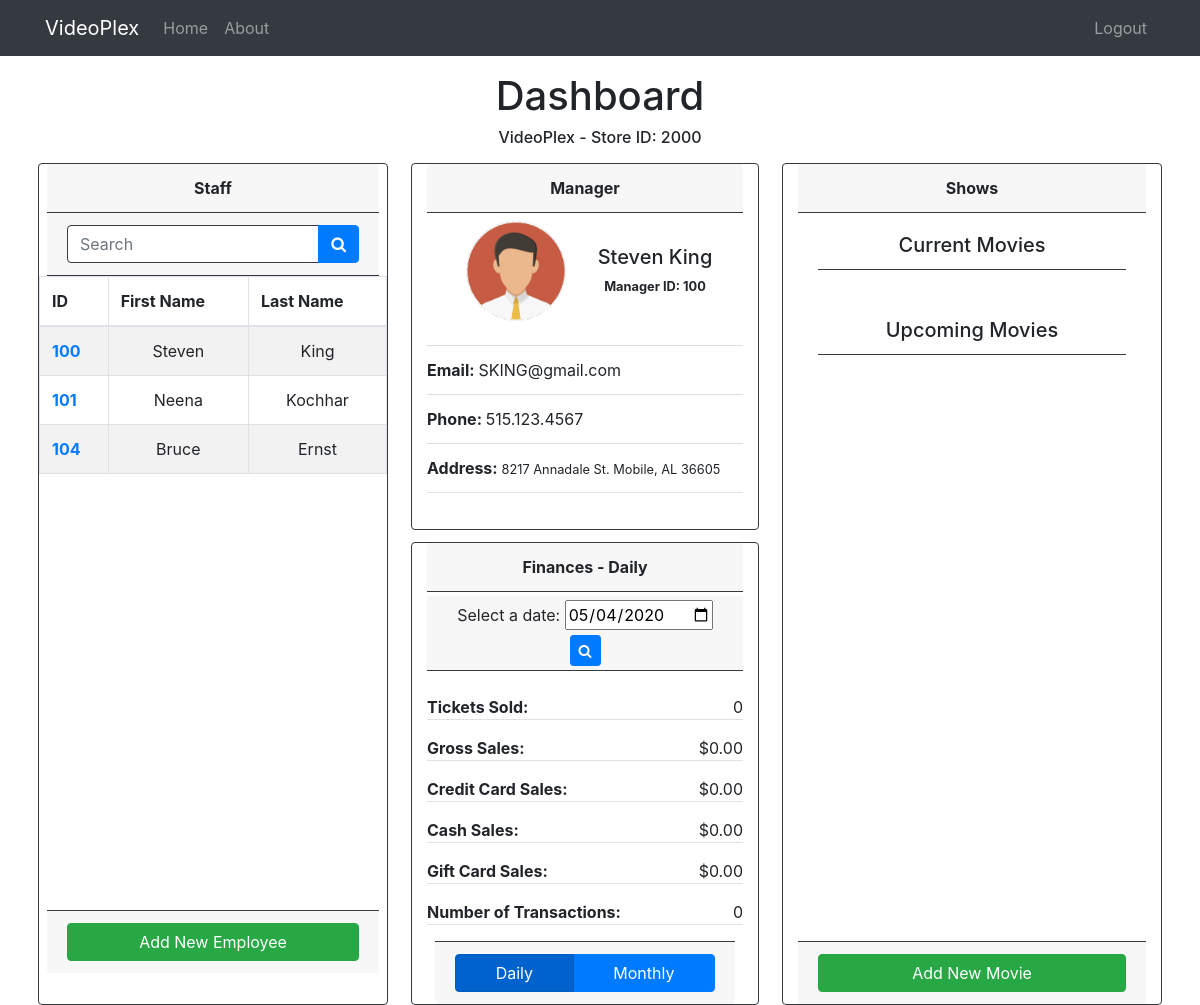
Before: /cinemas/index/2000 (signed in) with the older database file.
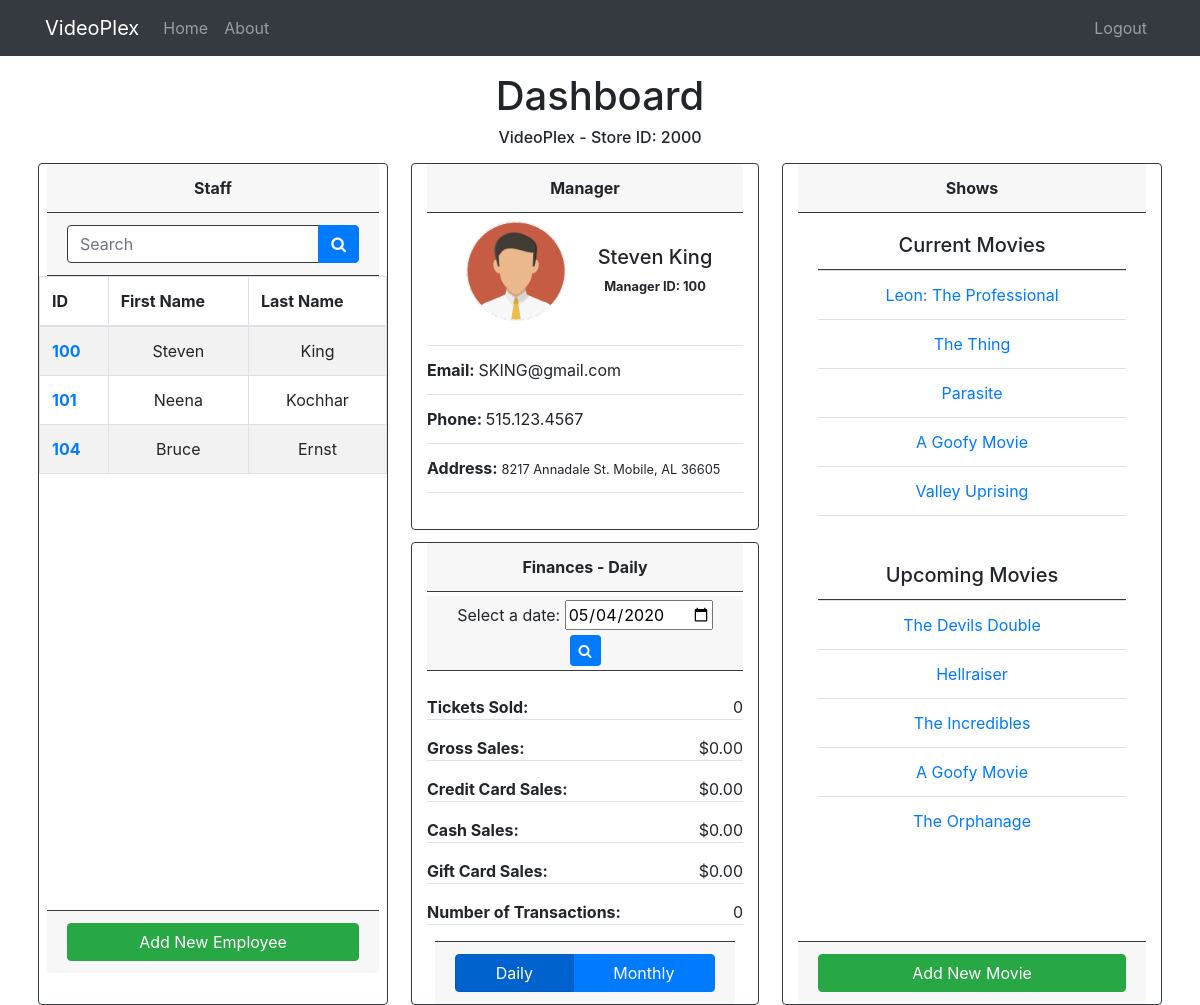
After: the same page with the newer database file.
### tables this page shows
CREATE TABLE employee (
    employee_id INT(6) AUTO_INCREMENT,
    first_name VARCHAR(256) NOT NULL,
    last_name VARCHAR(256) NOT NULL,
    email VARCHAR(256) NOT NULL UNIQUE,
    phone VARCHAR(20) NOT NULL,
    birthdate DATE NOT NULL,
    salary INT CHECK (salary > 0),
    hire_date DATE NOT NULL,
    ssn INT(9) NOT NULL,
    address_id INT (6),
    store_number INT(6),
    manager_id INT(6),
    PRIMARY KEY (employee_id),
    FOREIGN KEY (address_id) References address (address_id),
    FOREIGN KEY (store_number) References cinema (cinema_id)
);

CREATE TABLE movie (
    movie_id INT(6) AUTO_INCREMENT,
    movie_name VARCHAR(256) NOT NULL,
    duration INT(5),
    rating_mpaa CHAR(4),
    rating_imdb DECIMAL(4, 2),
    director VARCHAR(30) NOT NULL,
    genre VARCHAR(20),
    start_date DATE,
    end_date DATE,
    PRIMARY KEY (movie_id)
);

### app/views/cinemas/index.php (the view, shortened to what the changed rows need)
<?php require APPROOT . '/views/inc/header.php'; ?>
    <h1 class="text-center">Dashboard</h1>
    <h6 class="text-center">VideoPlex - Store ID: <?php echo $data['cinema_id']; ?></h6>
    <div class="row">
        <div class="col card mx-2 px-0 border-dark">
            <div class="mx-2">
                <p class="card-header text-center border-dark"><strong>Staff</strong></p>
                <form class="card-header border-dark" action="<?php echo URLROOT; ?>/cinemas/<?php echo $data['cinema_id']; ?>" method="post">
                    <div class="input-group mb-0">
                    <input name="search_name" type="text" class="form-control border-bottom border-top border-dark" placeholder="Search" aria-label="Search" aria-describedby="basic-addon2">
                    <div class="input-group-append">
                        <button class="btn btn-primary" type="submit"><i class="fa fa-search"></i></button>
                    </div>
                    </div>
                </form>
            </div>
            <div class="table-wrapper-scroll-y custom-scrollbar">
                <table class="table table-bordered table-striped mb-0">
                    <thead>
                        <tr>
                            <th scope="col">ID</th>
                            <th scope="col">First Name</th>
                            <th scope="col">Last Name</th>
                        </tr>
                    </thead>
                    <?php foreach($data['employees'] as $employee) : ?>
                        <tr>
                            <th scope="row"><a href="<?php echo URLROOT; ?>/cinemas/view_employee/<?php echo $data['cinema_id']; ?>/<?php echo $employee->employee_id; ?>"><?php echo $employee->employee_id?></a></th>
                            <td class="text-center"><?php echo $employee->first_name?></td>
                            <td class="text-center"><?php echo $employee->last_name?></td>
                        </tr>
                    <?php endforeach; ?>
                </table>
            </div>
            <div class="mx-2">
                <div class="card-footer border-dark">
                    <a href="<?php echo URLROOT; ?>/cinemas/modify/<?php echo $data['cinema_id']; ?>/<?php echo $data['manager']['id']; ?>" class="btn btn-success w-100">Add New Employee </a>
                </div>
            </div>
        </div>
        <div class="col">
            <div class="card-columns d-flex flex-column justify-content-center">
                <div class="col card border-dark">
                    <div class="card-container">
                        <p class="card-header mb-2 text-center border-dark"><strong>Manager</strong></p>
                        <div class="manager-container">
                            <div class="d-flex justify-content-center">
                                <div class="rounded-circle overflow-hidden mx-2 custom-circle-image">
                                    <img class="w-100 h-100" src="<?php echo URLROOT; ?>/public/img/profile-icon.png" alt="Card image cap">
                                </div>
                                <div class="d-flex flex-column">
                                    <h5 class="ml-4 mt-3 mb-1 mt-4"><?php echo $data['manager']['name']; ?></h5>
                                    <p class="text-center"><small class="font-weight-bold ml-4">Manager ID: <?php echo $data['manager']['id'] ?></small></p>
                                </div>
                            </div>
                            <ul class="list-group list-group-flush mb-5 mt-4">
                                <li class="list-group-item pl-0"><span class="font-weight-bold">Email: </span><?php echo $data['manager']['email']; ?></li>
                                <li class="list-group-item pl-0"><span class="font-weight-bold">Phone: </span><?php echo $data['manager']['phone']; ?></li>
                                <li class="list-group-item border-bottom pl-0"><span class="font-weight-bold">Address: </span><small><?php echo $data['manager']['address']; ?></small></li>
                            </ul>
                        </div>
                    </div>
                </div>
                <div class="col card mb-0 border-dark">
                    <p class="card-header text-center border-dark"><strong>Finances - <span id="day2">Daily</span><span id="month2" style="display: none;">Monthly</span></strong></p>
                    <form class="text-center card-header mt-1 mb-4 py-1 border-dark" action="<?php echo URLROOT; ?>/cinemas/<?php echo $data['cinema_id'] ?>" method="post">
                        <label for="datepicker">Select a date:</label>
                        <input type="date" value="<?php echo $data['finances']['date_chosen']; ?>" name="date_chosen" id="datepicker">
                        <button class="btn btn-primary btn-sm" type="submit"><i class="fa fa-search"></i></button>
                    </form>
                    <div class="card-container">
                        <div id="day">
                            <div class="d-flex justify-content-between">
                                <span class="text-left font-weight-bold">Tickets Sold:</span>
                                <span class="text-right"><?php echo $data['finances']['total_tickets']; ?></span>
                            </div>
                            <div class="border-bottom w-100 mb-3"></div>
                            <div class="d-flex justify-content-between">
                                <span class="text-left font-weight-bold">Gross Sales:</span>
                                <span class="text-right">$<?php echo $data['finances']['gross_sales']; ?></span>
                            </div>
                            <div class="border-bottom w-100 mb-3"></div>
                            <div class="d-flex justify-content-between">
                                <span class="text-left font-weight-bold">Credit Card Sales:</span>
                                <span class="text-right">$<?php echo $data['finances']['CREDIT']; ?></span>
                            </div>
                            <div class="border-bottom w-100 mb-3"></div>
                            <div class="d-flex justify-content-between">
                                <span class="text-left font-weight-bold">Cash Sales:</span>
                                <span class="text-right">$<?php echo $data['finances']['CASH']; ?></span>
                            </div>
                            <div class="border-bottom w-100 mb-3"></div>
                            <div class="d-flex justify-content-between">
                                <span class="text-left font-weight-bold">Gift Card Sales:</span>
                                <span class="text-right">$<?php echo $data['finances']['GIFT']; ?></span>
                            </div>
                            <div class="border-bottom w-100 mb-3"></div>
                            <div class="d-flex justify-content-between">
                                <span class="text-left font-weight-bold">Number of Transactions: </span>
                                <span class="text-right"><?php echo $data['finances']['transactions']; ?></span>
                            </div>
                            <div class="border-bottom w-100 mb-3"></div>
                        </div>
                    </div>
                    <div class="mx-2">
                        <div class="card-footer border-dark">
                            <div class="btn-group btn-group-toggle d-flex justify-content-center" data-toggle="buttons">
                                <label class="btn btn-primary active">
                                    <input type="radio" style="box-shadow: none;" onchange="hideMonthly(this)" name="option1" id="daily" autocomplete="off" checked> Daily
                                </label>
                                <label class="btn btn-primary">
                                    <input type="radio" onchange="hideDaily(this)" name="option2" id="monthly" autocomplete="off"> Monthly
                                </label>
                            </div>
                        </div>
                    </div>
                </div>
            </div>
        </div>
        <div class="col card mx-2 border-dark">
            <p class="card-header text-center border-dark"><strong>Shows</strong></p>
            <div class="card-body">
                <h5 class="card-title text-center">Current Movies</h5>
                <ul class="list-group list-group-flush mb-5 border-top border-dark">
                    <?php foreach($data['current_movies'] as $movie) : ?>
                    <li class="list-group-item text-center">
                        <a href="<?php echo URLROOT; ?>/cinemas/view_movie/<?php echo $data['cinema_id']; ?>/<?php echo $movie->movie_id; ?>">
                        <?php echo $movie->movie_name; ?></a></li>
                    <?php endforeach; ?>
                </ul>
                <h5 class="card-title text-center">Upcoming Movies</h5>
                <ul class="list-group list-group-flush mb-5 border-top border-dark">
                    <?php foreach($data['upcoming_movies'] as $movie) : ?>
                    <li class="list-group-item text-center">
                        <a href="<?php echo URLROOT; ?>/cinemas/view_movie/<?php echo $data['cinema_id']; ?>/<?php echo $movie->movie_id; ?>">
                        <?php echo $movie->movie_name; ?></a></li>
                    <?php endforeach; ?>
                </ul>
            </div>
            <div class="card-footer border-dark">
                <a href="<?php echo URLROOT; ?>/cinemas/modify_movie" class="btn btn-success w-100">Add New Movie</a>
            </div>
        </div>
    </div>
<?php require APPROOT . '/views/inc/footer.php'; ?>

Changed rows visible on the page:
now on this page (row edited): movie: movie_name "Leon: The Professional", shown under "Current Movies"
now on this page (row edited): movie: movie_name "The Thing", shown under "Current Movies"
now on this page (row edited): movie: movie_name "Parasite", shown under "Current Movies"
now on this page (row edited): movie: movie_name "A Goofy Movie", shown under "Current Movies"
now on this page (row edited): movie: movie_name "Valley Uprising", shown under "Current Movies"
added movie: movie_name "The Devils Double", shown under "Upcoming Movies"
added movie: movie_name "Hellraiser", shown under "Upcoming Movies"
added movie: movie_name "The Incredibles", shown under "Upcoming Movies"
added movie: movie_name "A Goofy Movie", shown under "Upcoming Movies"
added movie: movie_name "The Orphanage", shown under "Upcoming Movies"
